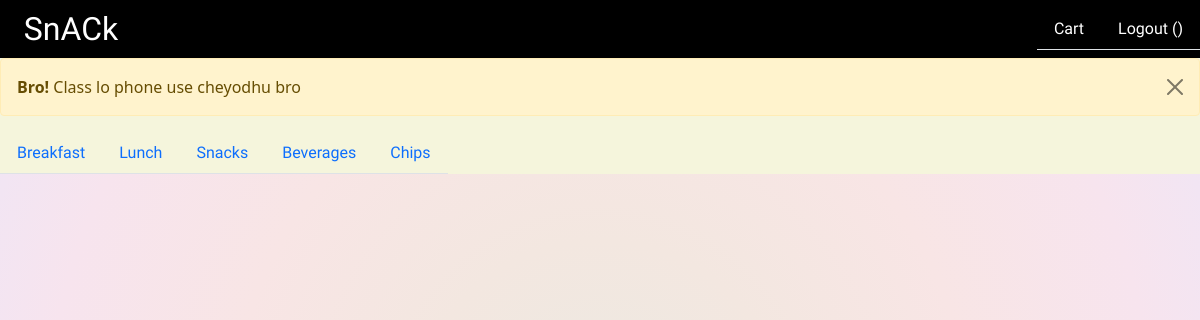
The page /menu/chips on the database as committed earlier.
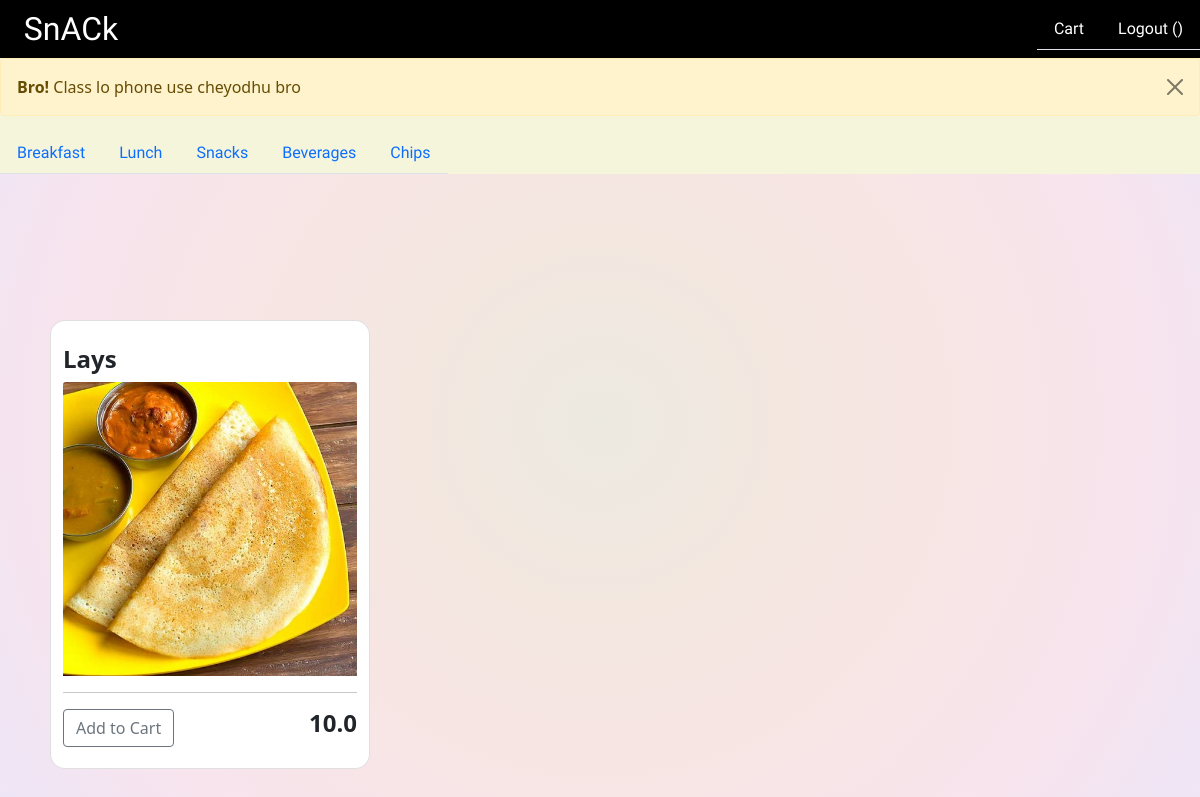
The same page on the database as committed later.
### menu/models.py (models this page shows, shortened)
class Food(models.Model):
	food_id=models.UUIDField(default=uuid.uuid4, editable=False, unique=True)
	fname = models.CharField(max_length=200)
	price = models.FloatField()
	fimage = models.ImageField(null=True, blank=True, upload_to='static/images/')
	is_veg=models.BooleanField(default=True)
	time=[('breakfast','breakfast'),('lunch','lunch'),('snacks','snacks'),('beverages','beverages'),('chips','chips')]
	meal_time=models.CharField(max_length=50,choices=time) #choices - Breakfast,Lunch,Snacks,Beverages

### menu/views.py (the view)
# urls.py: path('menu/chips',views.chips,name='chips'),
def chips(request):
    return render(request,'./chips.html',context={'food_chips':Food.objects.filter(meal_time='chips'),'user':request.user})

### menu/templates/chips.html (shortened to what this page needs)
{% extends 'main.html' %}
{% block content %}
<div class="container my-4">
    <div class="row">
        <div class="row  row-cols-lg-4 row-cols-sm-2 g-4">
            {% for f in food_chips %}
            <div class="card">
                <div class="product">
                    <br>
                    <h4><strong>{{f.fname}}</strong></h4>
                    <img src="{{f.fimage.url}}" class="card-img-top"  alt="...">
                    <hr>
                    <a href={% url 'add_to_cart_chips' f.food_id %}><button
                        class="btn btn-outline-secondary add-btn update-cart">Add to Cart</button></a>
                    <h4 style="float: right"><strong>{{f.price}}</strong></h4>
                </div>
            </div>
            {% endfor %}
        </div>
    </div>
</div>
{% endblock %}

Rows that differ between the two databases and show on the page:
added Food: fname "Lays", fimage (picture), price "10.0"
